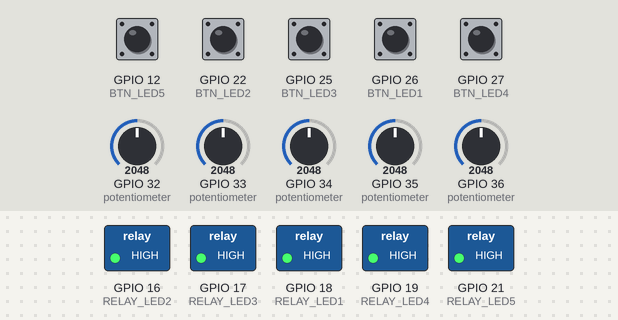
A sketch run on a simulated ESP32. On the bench: switched loads named in the sketch (green lamp = pin HIGH). Inputs (shaded band) come from the test bench; at power-on: GPIO 12 (BTN_LED5), GPIO 22 (BTN_LED2), GPIO 25 (BTN_LED3), GPIO 26 (BTN_LED1), GPIO 27 (BTN_LED4) HIGH, GPIO 32 (potentiometer) = 2048, GPIO 33 (potentiometer) = 2048, GPIO 34 (potentiometer) = 2048, GPIO 35 (potentiometer) = 2048, GPIO 36 (potentiometer) = 2048. What the sketch prints to the serial monitor is not drawn.

Above: at 1.2 s.
1.3 s: GPIO 12 (BTN_LED5) pulled LOW for 0.15 s
At 1.6 s:
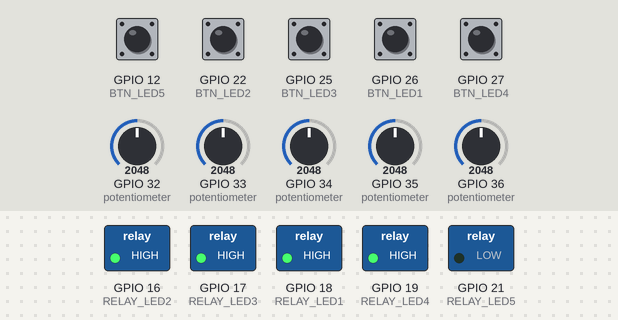
2.9 s: GPIO 22 (BTN_LED2) pulled LOW for 1 s
At 3.5 s:
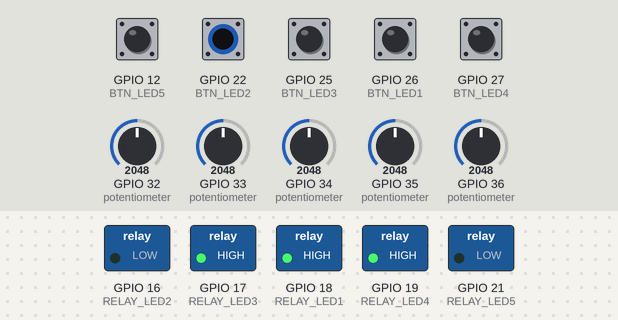
5.4 s: GPIO 25 (BTN_LED3) pulled LOW for 0.15 s
At 5.9 s:
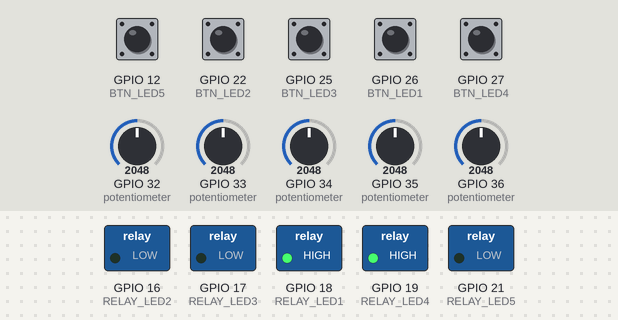
7.0 s: GPIO 26 (BTN_LED1) pulled LOW for 0.15 s
At 7.4 s:
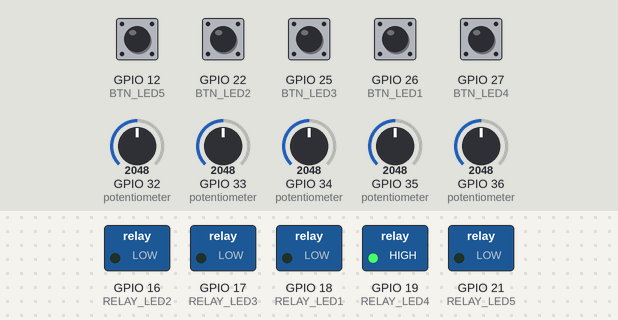
8.6 s: GPIO 27 (BTN_LED4) pulled LOW for 0.15 s
At 9.8 s:
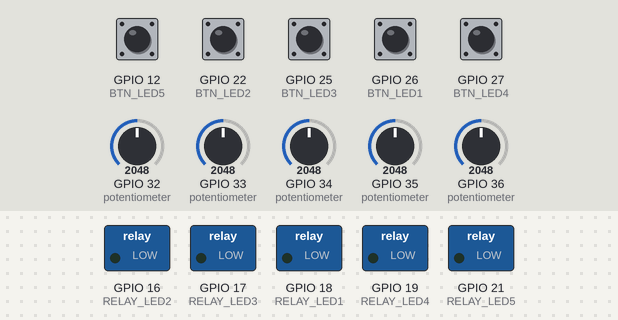
10.2 s: GPIO 22 (BTN_LED2) pulled LOW for 0.15 s
At 11.4 s:
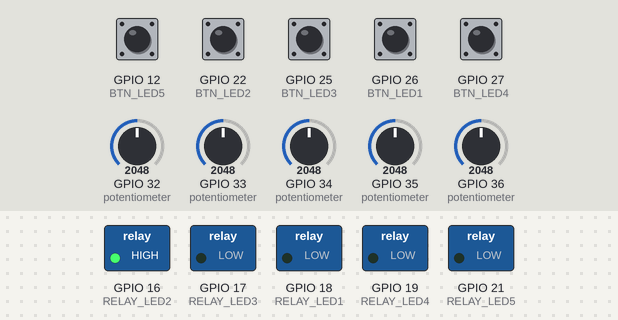
Timing chart, 0 to 12.8 s (numbered marks = the images above; inputs shaded):
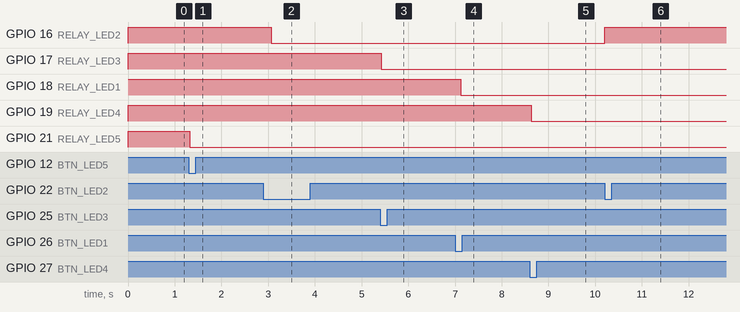

Measured:
- after the input at 1.3 s, GPIO 21 (RELAY_LED5): HIGH → LOW at once
- after the input at 2.9 s, GPIO 16 (RELAY_LED2): HIGH → LOW after 0.17 s
- after the input at 5.4 s, GPIO 17 (RELAY_LED3): HIGH → LOW at once
- after the input at 7.0 s, GPIO 18 (RELAY_LED1): HIGH → LOW after 0.13 s
- after the input at 8.6 s, GPIO 19 (RELAY_LED4): HIGH → LOW at once
- after the input at 10.2 s, GPIO 16 (RELAY_LED2): LOW → HIGH at once

The sketch:

sketch.ino
```cpp
// Wokwi simulation sketch — 5 independently switched LEDs (led1..led5)
// Pin numbers below are matched to the ACTUAL wiring in diagram.json,
// not just picked in order. Each button drives one relay IN pin, and
// each relay's NO contact drives exactly one LED — no shared pins,
// so pressing one button can only ever affect that one LED.
//
// Physical button -> LED mapping (per diagram.json):
//   btn3 (GPIO26) -> relay1 -> led1   (already worked before this fix)
//   btn1 (GPIO22) -> relay3 -> led2
//   btn2 (GPIO25) -> relay2 -> led3
//   btn5 (GPIO27) -> relay5 -> led4
//   btn4 (GPIO12) -> relay6 -> led5   (relay6 IN moved from GPIO19 to GPIO21
//                                      in diagram.json so it no longer shares
//                                      a pin with relay5)

// ---- Relay control (turns each LED on/off) ----
const int RELAY_LED1 = 18; // relay1
const int RELAY_LED2 = 16; // relay3
const int RELAY_LED3 = 17; // relay2
const int RELAY_LED4 = 19; // relay5
const int RELAY_LED5 = 21; // relay6 (rewired from 19 -> 21)

// ---- Manual pushbuttons, one per LED, matched to real wiring ----
const int BTN_LED1 = 26; // btn3
const int BTN_LED2 = 22; // btn1
const int BTN_LED3 = 25; // btn2
const int BTN_LED4 = 27; // btn5
const int BTN_LED5 = 12; // btn4

// ---- Current sensing, one potentiometer per LED (all on ADC1 pins) ----
const int CT_LED1_ADC = 34; // pot2
const int CT_LED2_ADC = 32; // pot1
const int CT_LED3_ADC = 33; // pot5
const int CT_LED4_ADC = 35; // pot3
const int CT_LED5_ADC = 36; // pot4 (VP)

const float CT_CALIBRATION = 0.045;
const int ADC_MIDPOINT = 2048;

unsigned long lastPrint = 0;
const unsigned long PRINT_INTERVAL_MS = 1000;

// Relay state + last button reading, tracked per LED so each toggles independently
bool led1State = true, led2State = true, led3State = true, led4State = true, led5State = true;
bool lastBtn1 = HIGH, lastBtn2 = HIGH, lastBtn3 = HIGH, lastBtn4 = HIGH, lastBtn5 = HIGH;

void setup() {
  Serial.begin(115200);

  pinMode(RELAY_LED1, OUTPUT);
  pinMode(RELAY_LED2, OUTPUT);
  pinMode(RELAY_LED3, OUTPUT);
  pinMode(RELAY_LED4, OUTPUT);
  pinMode(RELAY_LED5, OUTPUT);

  pinMode(BTN_LED1, INPUT_PULLUP);
  pinMode(BTN_LED2, INPUT_PULLUP);
  pinMode(BTN_LED3, INPUT_PULLUP);
  pinMode(BTN_LED4, INPUT_PULLUP);
  pinMode(BTN_LED5, INPUT_PULLUP);

  digitalWrite(RELAY_LED1, HIGH);
  digitalWrite(RELAY_LED2, HIGH);
  digitalWrite(RELAY_LED3, HIGH);
  digitalWrite(RELAY_LED4, HIGH);
  digitalWrite(RELAY_LED5, HIGH);
}

float readCurrentRMS(int pin, int samples = 200) {
  long sumSq = 0;
  for (int i = 0; i < samples; i++) {
    int raw = analogRead(pin);
    int centered = raw - ADC_MIDPOINT;
    sumSq += (long)centered * centered;
    delayMicroseconds(100);
  }
  float meanSq = (float)sumSq / samples;
  return sqrt(meanSq) * CT_CALIBRATION;
}

// Each button is checked and handled completely separately -- no shared
// variables, no loop, no array -- so one press can only ever toggle
// the one relay pin tied to it.
void checkButton(int btnPin, bool &lastReading, int relayPin, bool &state, const char* name) {
  bool reading = digitalRead(btnPin);
  if (lastReading == HIGH && reading == LOW) {
    state = !state;
    digitalWrite(relayPin, state ? HIGH : LOW);
    Serial.print("-- Button: "); Serial.print(name);
    Serial.println(state ? " ON --" : " OFF --");
    delay(200); // debounce
  }
  lastReading = reading;
}

void loop() {
  checkButton(BTN_LED1, lastBtn1, RELAY_LED1, led1State, "led1");
  checkButton(BTN_LED2, lastBtn2, RELAY_LED2, led2State, "led2");
  checkButton(BTN_LED3, lastBtn3, RELAY_LED3, led3State, "led3");
  checkButton(BTN_LED4, lastBtn4, RELAY_LED4, led4State, "led4");
  checkButton(BTN_LED5, lastBtn5, RELAY_LED5, led5State, "led5");

  // "On" status comes straight from the tracked relay state rather than a
  // separate sense pin, since there's no sense wiring in the diagram to
  // read back from.
  float led1Current = led1State ? readCurrentRMS(CT_LED1_ADC) : 0.0;
  float led2Current = led2State ? readCurrentRMS(CT_LED2_ADC) : 0.0;
  float led3Current = led3State ? readCurrentRMS(CT_LED3_ADC) : 0.0;
  float led4Current = led4State ? readCurrentRMS(CT_LED4_ADC) : 0.0;
  float led5Current = led5State ? readCurrentRMS(CT_LED5_ADC) : 0.0;

  if (millis() - lastPrint > PRINT_INTERVAL_MS) {
    Serial.print("{");
    Serial.print("\"led1_on\":"); Serial.print(led1State ? "true" : "false"); Serial.print(",");
    Serial.print("\"led1_current_a\":"); Serial.print(led1Current, 2); Serial.print(",");
    Serial.print("\"led2_on\":"); Serial.print(led2State ? "true" : "false"); Serial.print(",");
    Serial.print("\"led2_current_a\":"); Serial.print(led2Current, 2); Serial.print(",");
    Serial.print("\"led3_on\":"); Serial.print(led3State ? "true" : "false"); Serial.print(",");
    Serial.print("\"led3_current_a\":"); Serial.print(led3Current, 2); Serial.print(",");
    Serial.print("\"led4_on\":"); Serial.print(led4State ? "true" : "false"); Serial.print(",");
    Serial.print("\"led4_current_a\":"); Serial.print(led4Current, 2); Serial.print(",");
    Serial.print("\"led5_on\":"); Serial.print(led5State ? "true" : "false"); Serial.print(",");
    Serial.print("\"led5_current_a\":"); Serial.print(led5Current, 2);
    Serial.println("}");
    lastPrint = millis();
  }

  delay(50);
}
```
